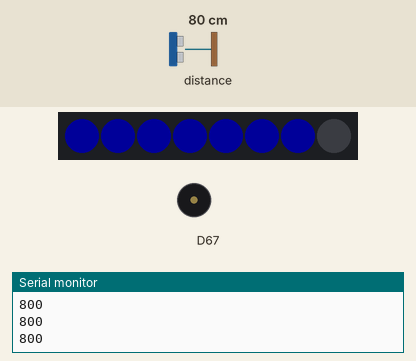
Simulated run of this sketch. Board: Arduino Uno R4 WiFi. Shown: 8 RGB LEDs in strip order, left to right, buzzer (waves = sounding), the last lines printed to the serial monitor. The inputs (shaded band) are chosen by the test bench; at power-on: distance to the obstacle 80 cm. Dim RGB values are drawn brighter than linear.

Above: at 1.2 s.
1.3 s: distance to the obstacle set to 5 cm
At 3.4 s:
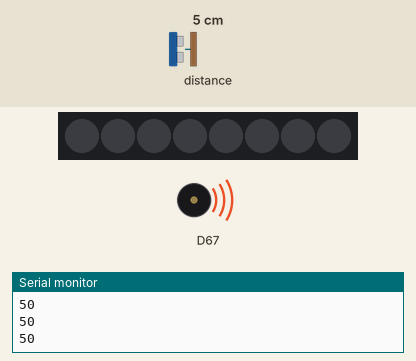
3.5 s: distance to the obstacle set to 2 cm
5.0 s: distance to the obstacle set to 9 cm
At 5.27 s:
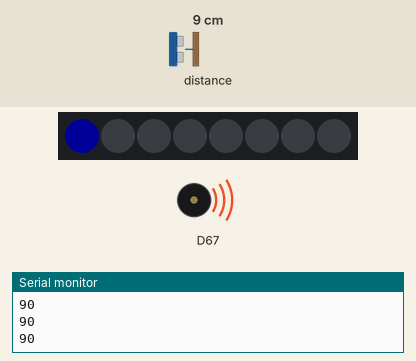
7.2 s: distance to the obstacle set to 4 cm
At 7.87 s:
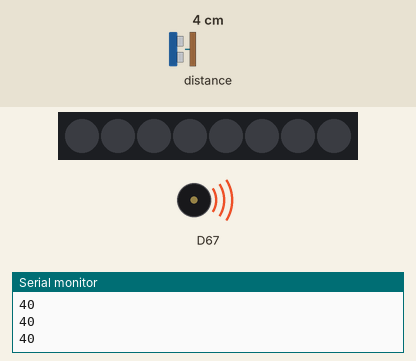
9.9 s: distance to the obstacle set to 11 cm
At 10.03 s:
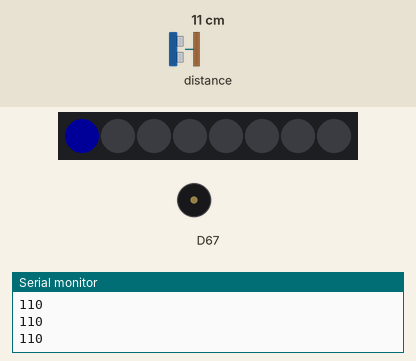
Timing chart, 0 to 13.2 s (numbered marks = the images above; inputs shaded):
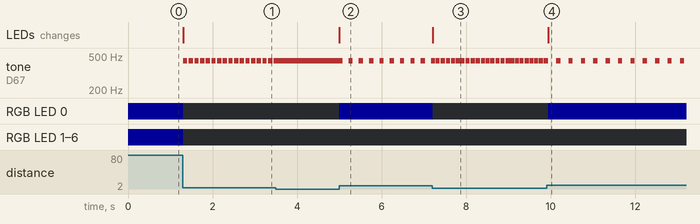

Measured:
- after the input at 1.3 s, RGB LED 0–6: RGB(0, 0, 25) → off at once; the LEDs: change at once (image 1)
- after the input at 3.5 s, tone on D67: stops changing and stays 440 Hz
- after the input at 5.0 s, tone on D67: alternates 440 Hz for 0.10 s and silent for 0.14 s, starting after 0.08 s; RGB LED 0: off → RGB(0, 0, 25) at once; the LEDs: change at once (image 2)
- after the input at 7.2 s, tone on D67: alternates 440 Hz for 0.10 s and silent for 0.02 s, starting after 0.08 s; RGB LED 0: RGB(0, 0, 25) → off at once; the LEDs: change at once (image 3)
- after the input at 9.9 s, tone on D67: alternates 440 Hz for 0.10 s and silent for 0.19 s, starting after 0.23 s; RGB LED 0: off → RGB(0, 0, 25) at once; the LEDs: change at once (image 4)
- by itself, tone on D67: alternates 440 Hz for 0.10 s and silent for 0.03 s

The sketch:

ParkingSensor.ino
```cpp
#include "Modulino.h"

ModulinoDistance distance;
ModulinoPixels leds;
ModulinoBuzzer buzzer;

ModulinoColor OFF(0, 0, 0);

void setup() {
  Serial.begin(115200);
  Modulino.begin();
  distance.begin();
  leds.begin();
  buzzer.begin();
}

unsigned long t1;
int pausa = 3000;
int distanza = 0;

void loop() {
  if (distance.available()) {
    distanza = distance.get();
    Serial.println(distanza);
    int lev = map(distanza, 0, 400, 0, 7);
    lev = constrain(lev, 0, 7);
    for (int i = 0; i < 8; i++) {
      if (i < lev) leds.set(i, BLUE, 10);
      else leds.set(i, OFF, 10);
    }
    leds.show();
  } else distanza = 0;

  pausa = map(distanza, 0, 400, 10, 1000);

  if ((millis() - t1) > pausa){
    if (distanza > 0) {
      buzzer.tone(440, 100);
    } else {
      buzzer.tone(0, 10);
    }

    t1 = millis();
  }

  delay(10);
}
```
